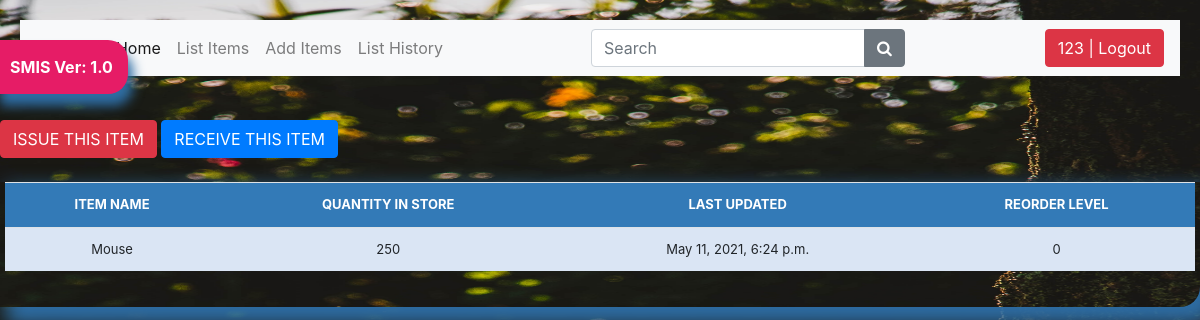
The app's page /stock_detail/4/ (signed in) with its own data.
### stockmgmt/models.py (models this page shows, shortened)
class Stock(models.Model):
    category = models.ForeignKey(Category, on_delete=models.CASCADE,blank=True)
    item_name = models.CharField(max_length=50, blank=True, null=True)
    quantity = models.IntegerField(default='0', blank=True, null=True)
    receive_quantity = models.IntegerField(default='0', blank=True, null=True)
    receive_by = models.CharField(max_length=50, blank=True, null=True)
    issue_quantity = models.IntegerField(default='0', blank=True, null=True)
    issue_by = models.CharField(max_length=50, blank=True, null=True)
    issue_to = models.CharField(max_length=50, blank=True, null=True)
    phone_number = models.CharField(max_length=50, blank=True, null=True)
    created_by = models.CharField(max_length=50, blank=True, null=True)
    reorder_level = models.IntegerField(default='0', blank=True, null=True)
    last_updated = models.DateTimeField(auto_now_add=False, auto_now=True)
    timestamp = models.DateTimeField(auto_now_add=True,auto_now=False)

### stockmgmt/views.py (the view)
# urls.py: path('stock_detail/<str:pk>/', views.stock_detail, name="stock_detail"),
@login_required
def stock_detail(request, pk):
    queryset = Stock.objects.get(id=pk)
    context = {
        "title": queryset.item_name,
        "queryset": queryset,
    }
    return render(request, "stock_detail.html", context)

### stockmgmt/templates/stock_detail.html
{% extends "home.html" %}
{% load crispy_forms_tags %}
{%load static%}
{%block content %}
<a href="{% url 'issue_items' queryset.id %}"><div class='btn btn-danger'>ISSUE THIS ITEM</div></a>
<a href="{% url 'receive_items' queryset.id %}"><div class='btn btn-primary'>RECEIVE THIS ITEM</div></a>
        <br><br>
        <div class="display_table">
          <table class='table'>
                  <tr>
                    <th>ITEM NAME</th>
                    <th>QUANTITY IN STORE</th>
                    <th>LAST UPDATED</th>
                    <th>REORDER LEVEL</th>
                  </tr>
                  <tr>
                    <td>{{queryset.item_name}}</td>
                    <td>{{queryset.quantity}}</td>
                    <td>{{queryset.last_updated}}</td>
                    <td>{{queryset.reorder_level}}</td>
                  </tr>
          </table>
        </div>
{%endblock%}

### stockmgmt/templates/home.html (shortened to what this page needs)
{% load static %}
<!DOCTYPE html>
<html>
    <head>
            <link rel="stylesheet" href="https://stackpath.bootstrapcdn.com/bootstrap/4.5.2/css/bootstrap.min.css">
            <link rel="stylesheet" href="https://maxcdn.bootstrapcdn.com/font-awesome/4.7.0/css/font-awesome.min.css">
            <link rel="stylesheet" type="text/css" href="{% static 'css/stylesheet.css' %}">
            	<link rel="stylesheet" href="https://maxcdn.bootstrapcdn.com/bootstrap/4.5.2/css/bootstrap.min.css">
    </head>
    <body id="bg" style="background-image: url('{% static 'img/bg.jpg'%}')";>
        <div class="bs-example">
            <nav class="navbar navbar-expand-md navbar-light bg-light">
                <a href="#" class="navbar-brand">Brand</a>
                <div class="collapse navbar-collapse justify-content-between" id="navbarCollapse">
                    <div class="navbar-nav">
                        <a class="nav-item nav-link active">Home</a>
                        {% if user.is_authenticated %}
                        <a href="{% url 'list_item' %}" class="nav-item nav-link">List Items</a>
                        <a href="{% url 'add_items' %}" class="nav-item nav-link">Add Items</a>
                        <a class="nav-link" href="{% url 'list_history' %}">List History</a>
                        {%endif%}
                    </div>
                    <form class="form-inline">
                        <div class="input-group">
                            <input type="text" class="form-control" placeholder="Search">
                            <div class="input-group-append">
                                <button type="button" class="btn btn-secondary"><i class="fa fa-search"></i></button>
                            </div>
                        </div>
                    </form>
                    <div class="navbar-nav">
                        <ul class="navbar-nav">
                            {% if request.user.is_authenticated %}
                            <li><a href="/accounts/logout"><button class="btn btn-danger">{{ user }} | Logout</button></a></li>
                            {% else %}
                            <li><a href="/accounts/login">Login</a></li>
                            {% endif %}
                        </ul>
                    </div>
                </div>
            </nav>
        </div>
        <br>
        <a href="#"><div id="version-display" data-toggle="modal" data-target="#myModal">SMIS Ver: 1.0</div></a>
        {%block content%}
        {%endblock%}
    </body>
</html>

### stockmgmt/static/css/stylesheet.css (style rules this page uses)
#bg { background-size: 1800px 900px; background-repeat: no-repeat; background-position: top; background-attachment: fixed; }
.table { font-size: 13px; text-align: center; width: 95%; margin: auto; text-align: center; }
.table tr:nth-child(odd) { background: #B8CAE4 }
.table tr:nth-child(even) { background: #dae5f4 }
th { background-color: #337ab7; color: white; }
.display_table { border-bottom-right-radius: 20px; padding-left: 5px; padding-right: 5px; padding-bottom: 20px; box-shadow: 12px 12px 20px 6px #2e6da4; }
#version-display { background-color: #e61c66; color: white; box-shadow: 5px 12px 12px #2e6da4; text-align: center; display: inline; font-weight: bolder; padding: 15px; position: fixed; top: 40px; left: -5px; z-index: 3000; border-top-right-radius: 20px; border-bottom-right-radius: 20px; }

### stockmgmt/templates/home.html (style rules this page uses)
.bs-example { margin: 20px; }

### records on screen
Stock: item_name "Mouse", quantity "250", last_updated "May 11, 2021, 6:24 p.m.", reorder_level "0"

### other values on screen
{{ user }} "123"
